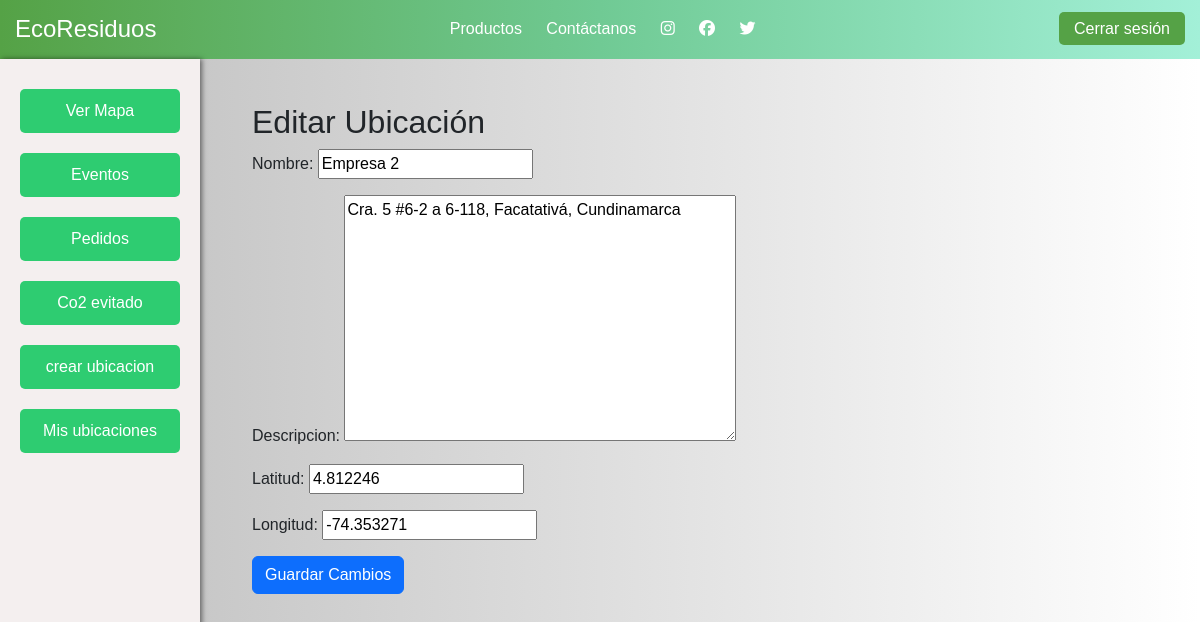
/editar_ubicacion/2/ (signed in), run on the app's committed database.
### tareas/models.py (models this page shows, shortened)
class Ubicacion(models.Model):
    nombre = models.CharField(max_length=100)
    descripcion = models.TextField(blank=True)
    latitud = models.FloatField()
    longitud = models.FloatField()
    categorias = models.ManyToManyField(CategoriaResiduo, through='UbicacionCategoria')
    usuario = models.ForeignKey(Usuario, on_delete=models.CASCADE, related_name='ubicaciones')

### tareas/views.py (the view)
# urls.py: path('editar_ubicacion/<int:pk>/', actualizar_ubicacion, name='editar_ubicacion'),
@login_required
def actualizar_ubicacion(request, pk):
    ubicacion = get_object_or_404(Ubicacion, pk=pk, usuario=request.user)
    if request.method == 'POST':
        form = UbicacionForm(request.POST, instance=ubicacion)
        if form.is_valid():
            form.save()
            return redirect('mis_ubicaciones')
    else:
        form = UbicacionForm(instance=ubicacion)
    return render(request, 'ubicaciones/editar_ubicacion.html', {'form': form})

### tareas/forms.py
class UbicacionForm(forms.ModelForm):
    class Meta:
        model = Ubicacion
        fields = ['nombre', 'descripcion', 'latitud', 'longitud']

### tareas/templates/ubicaciones/editar_ubicacion.html (shortened to what this page needs)
{% extends 'base3.html' %}
{% block content %}
<div class="container mt-4">
    <h2>Editar Ubicación</h2>
    <form method="post">
        {{ form.as_p }}
        <button type="submit" class="btn btn-primary">Guardar Cambios</button>
    </form>
</div>
{% endblock %}

### tareas/templates/base3.html (style rules this page uses)
body { background: linear-gradient(90deg, #bdbdbd, #dedede, #ffffff); font-family: Arial, sans-serif; margin: 0; padding: 0; }

### data on the page
Ubicacion: nombre "Empresa 2", descripcion "Cra. 5 #6-2 a 6-118, Facatativá, Cundinamarca", latitud "4.812246", longitud "-74.353271"
